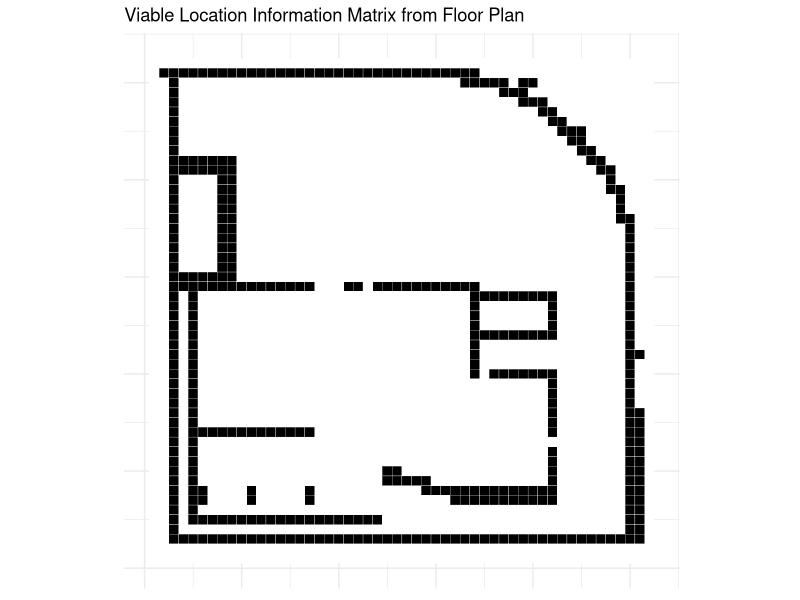
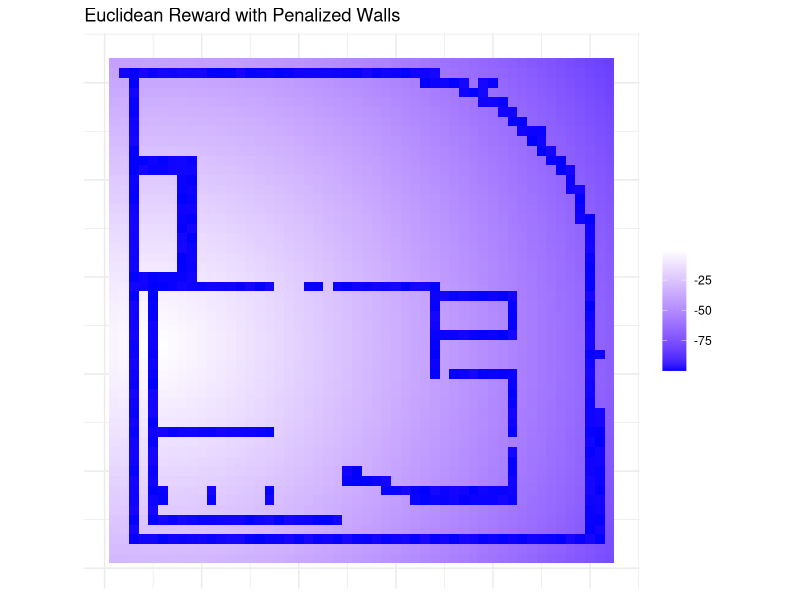

Write R code to recreate these figures, in order.
# test python translate fp matrix reading
getwd()
# state space sizes
c(22*45, 52*52, 20*20)
library(ggplot2)
library(reshape2)
df = read.csv("data/floor_plan_matrix2.csv", header = FALSE)
colnames(df) <- NULL
df_mat = as.matrix(df)

matrix_data_long <- melt(df_mat)
colnames(matrix_data_long) <- c("X1", "X2", "value")

mat_plot = ggplot(matrix_data_long, aes(x=X2, y=rev(X1), fill=factor(value))) + 
  geom_tile(color="white") + 
  scale_fill_manual(values=c("0"="white", "1"="black")) + 
  theme_minimal() + 
  ggtitle("Viable Location Information Matrix from Floor Plan") +
  theme(axis.text.x=element_blank(), axis.text.y=element_blank(), 
        axis.ticks=element_blank(), axis.title.x=element_blank(), 
        axis.title.y=element_blank(), legend.position="none") + 
  coord_fixed()
print(mat_plot)


# initial ideas for rewards system
start_point <- c(30,5)
fuzzy = FALSE
for (i in 1:nrow(df_mat)) {
  for (j in 1:ncol(df_mat)) {
    # calcualte euclidean distance for each cell
    if (df_mat[i, j] == 0) {
      dist <- sqrt((i - start_point[1])^2 + (j - start_point[2])^2)
      # normal pull with mean proporional to negative distance
      if(fuzzy){
        df_mat[i, j] <- rnorm(1, mean = -(dist^(1.2)), sd = 1)
      } # or static pull
      else{
        df_mat[i, j] <- -(dist^(1.1)) 
      }
    }
  }
}
df_mat[df_mat == 1] <- runif(sum(df_mat == 1), min=-100, max=-99)  
df_mat_long <- melt(as.matrix(df_mat))
names(df_mat_long) <- c("X", "Y", "value")
pgrid = ggplot(df_mat_long, aes(Y, rev(X), fill=value)) +
  geom_tile() + ggtitle("Euclidean Reward with Penalized Walls") +
  scale_fill_gradient2(low="blue", high="red", mid="white", midpoint=0) +
  theme_minimal() +
  theme(axis.text.x = element_blank(), axis.text.y = element_blank(),
        axis.ticks = element_blank(), axis.title.x = element_blank(),
        axis.title.y = element_blank(), legend.title = element_blank()) +
  coord_fixed()
print(pgrid)
